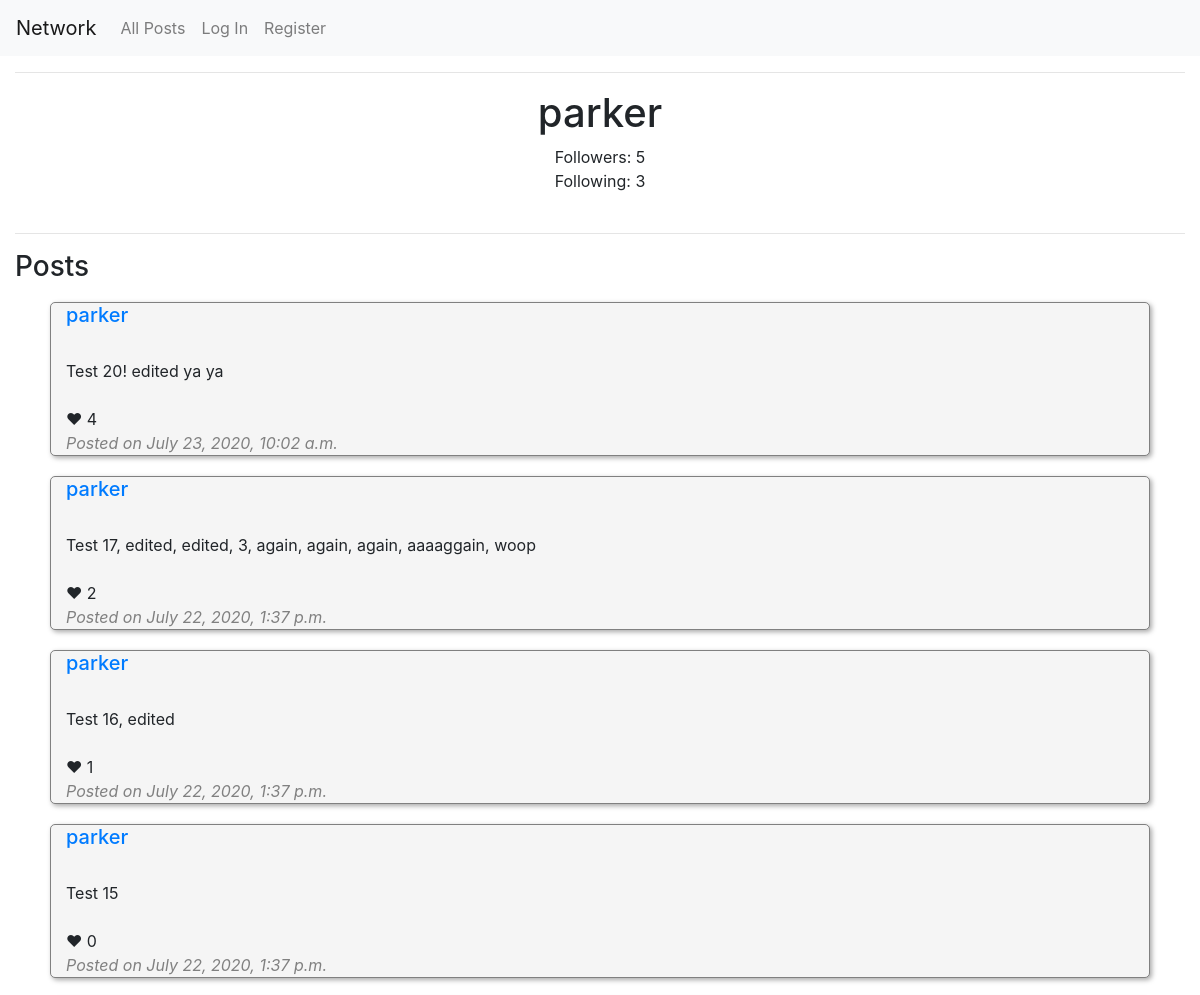
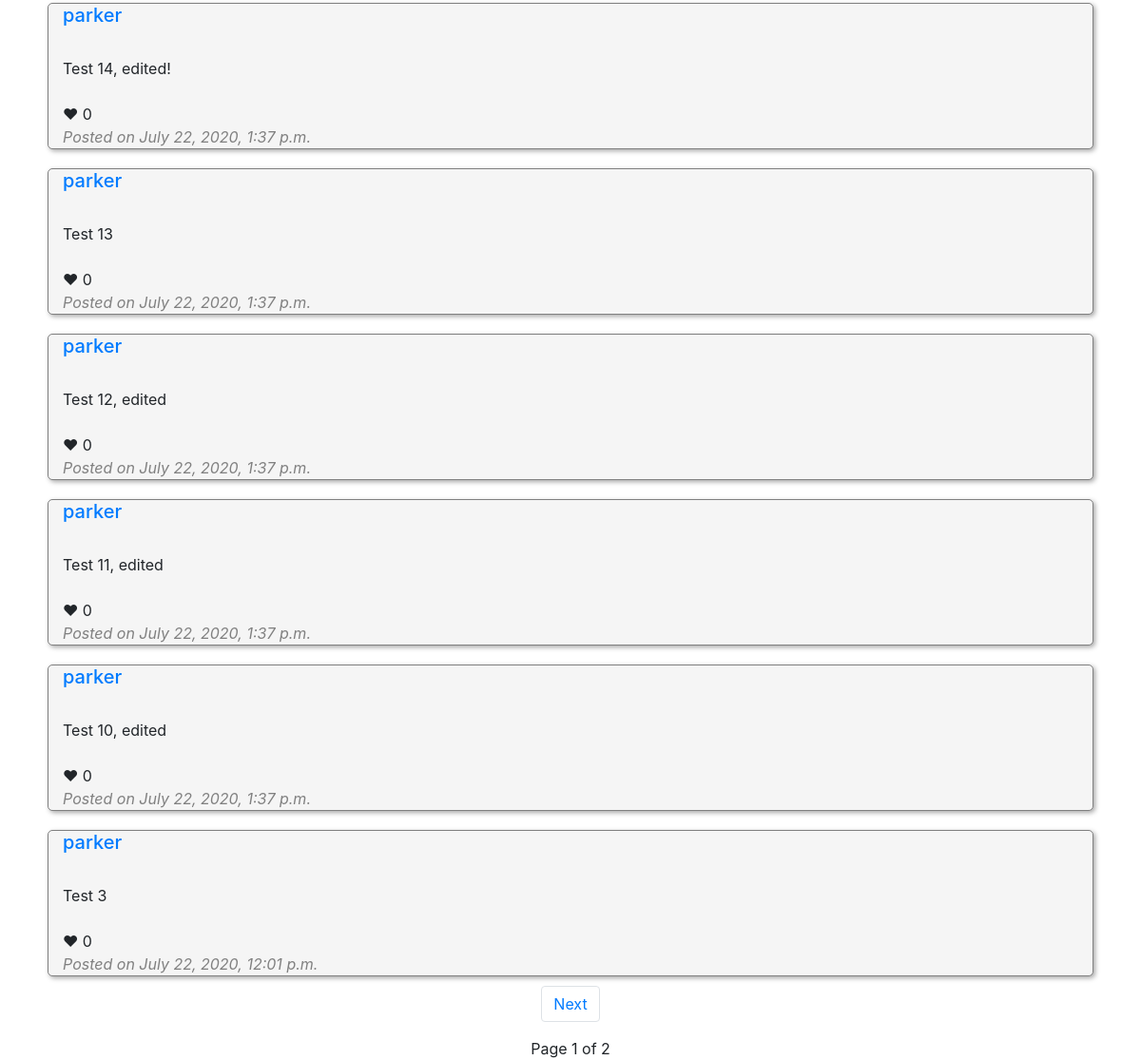
Screenshot of /profile/parker with the database file from the repository (2 pictures, top to bottom).
### network/models.py (models this page shows, shortened)
class User(AbstractUser):
    pass

class Post(models.Model):
    user = models.ForeignKey(User, on_delete=models.CASCADE, related_name="users_posts")
    date = models.DateTimeField(auto_now_add=True, blank=True)
    content = models.TextField(default="", max_length=500)
    likes = models.IntegerField(default=0) #  perhaps one to many foreign key...

class Likes(models.Model):
    user = models.ForeignKey(User, on_delete=models.CASCADE, related_name="user_likes")
    post = models.ForeignKey(Post, on_delete=models.CASCADE, related_name="post_likes")

### network/views.py (the view, shortened to what this page needs)
# urls.py: path("profile/<str:username>", views.profile, name="profile"),
def profile(request, username):
    profile_user = User.objects.get(username=username)
    followers = Follow.objects.filter(influencer=profile_user.id)
    following = Follow.objects.filter(follower=profile_user.id)
    posts = Post.objects.filter(user=profile_user.id).order_by('-date')
    paginator = Paginator(posts, 10) # Show 10 contacts per page.
    page_number = request.GET.get('page')
    page_obj = paginator.get_page(page_number)
    if request.method == "GET":
        return render(request, "network/profile.html", {
        "followers": followers,
        "following": following,
        "profile_user": profile_user,
        "posts": posts,
        "page_obj": page_obj
        })

### network/templates/network/profile.html (shortened to what this page needs)
{% extends "network/layout.html" %}
{% load static %}
{% block body%}
<div class="container-fluid">
    <hr>
    <div class="row center-row">
        <div class="col-12">
            <h1> {{ profile_user.username }}</h1>
            <p>Followers: {{ followers|length }}</p>
            <p>Following: {{ following|length }}</p>
            <br>
        </div>
    </div>
    <hr>
    <h3>Posts</h3>
    {% for post in page_obj %}
    <div class="row justify-content-center">
        <div id="postbox_{{post.id}}" class="col-11 post-box">
            <h5> <a href="{% url 'profile' username=post.user.username %}">{{ post.user }}</a></h5>
            <br>
            <p id="content_{{post.id}}">{{ post.content }}</p>
            <br>
            <p> <span id="postlikes_{{post.id}}">&#10084; {{ post.post_likes.all|length }}</span>
            <p style="display: inline; color: gray"><em>Posted on {{ post.date }}</em></p>
        </div>
    </div>
    {% endfor %}
    <div class="row pagination-content">
        <div class="col-12">
            <nav aria-label="label">
                    <ul class="pagination" style="justify-content: center;">
                          {% if page_obj.has_next %}
                          <li class="page-item">
                            <a class="page-link" href="?page={{ page_obj.next_page_number }}">Next</a>
                          </li>
                          {% endif %}
                    </ul>
              <p>Page {{ page_obj.number }} of {{ page_obj.paginator.num_pages }}</p>
          </nav>
        </div>
    </div>
</div>
{% endblock %}

### network/static/network/styles.css (style rules this page uses)
.post-box { border: 1px solid gray; border-radius: 5px; margin: 10px; box-shadow: 2px 2px 5px darkgray; background-color: whitesmoke; }
p { margin: 0; }
.center-row { text-align: center; }
.pagination-content { text-align: center; }

### rows the page displays
User: username "parker"
Post: user "parker", content "Test 20! edited ya ya", post_likes.all|length "4", date "July 23, 2020, 10:02 a.m."
Post: user "parker", content "Test 17, edited, edited, 3, again, again, again, aaaaggain, woop", post_likes.all|length "2", date "July 22, 2020, 1:37 p.m."
Post: user "parker", content "Test 16, edited", post_likes.all|length "1", date "July 22, 2020, 1:37 p.m."
Post: user "parker", content "Test 15", post_likes.all|length "0", date "July 22, 2020, 1:37 p.m."
Post: user "parker", content "Test 14, edited!", post_likes.all|length "0", date "July 22, 2020, 1:37 p.m."
Post: user "parker", content "Test 13", post_likes.all|length "0", date "July 22, 2020, 1:37 p.m."
Post: user "parker", content "Test 12, edited", post_likes.all|length "0", date "July 22, 2020, 1:37 p.m."
Post: user "parker", content "Test 11, edited", post_likes.all|length "0", date "July 22, 2020, 1:37 p.m."
Post: user "parker", content "Test 10, edited", post_likes.all|length "0", date "July 22, 2020, 1:37 p.m."
Post: user "parker", content "Test 3", post_likes.all|length "0", date "July 22, 2020, 12:01 p.m."

### other values shown
{{ followers|length }} "5"
{{ following|length }} "3"
{{ page_obj.number }} "1"
{{ page_obj.paginator.num_pages }} "2"
